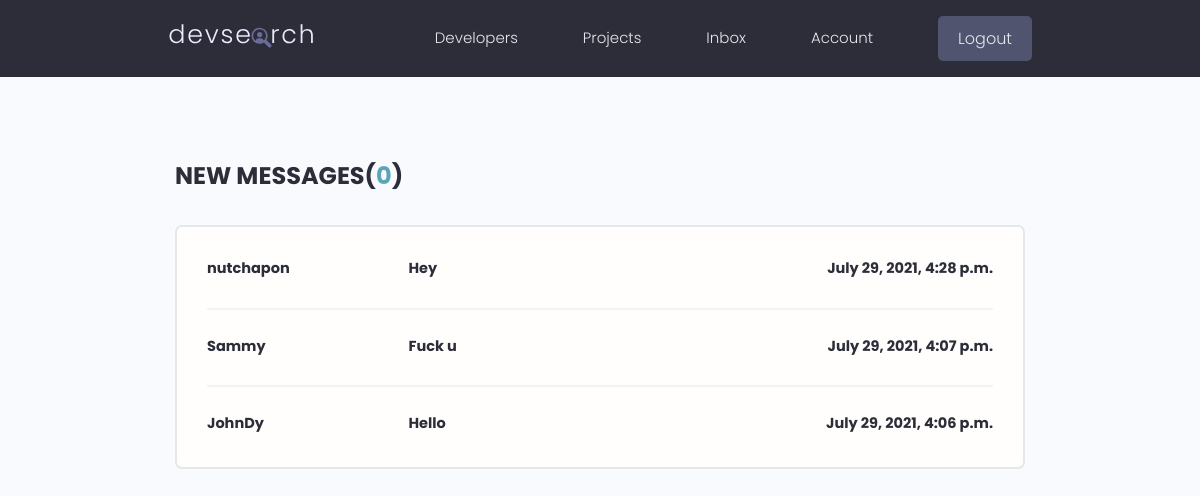
Screenshot of /inbox/ (signed in) with the database file from the repository.
### users/models.py (models this page shows, shortened)
class Message(models.Model):
    sender = models.ForeignKey(Profile, on_delete=models.SET_NULL, null=True, blank=True)
    recipient = models.ForeignKey(Profile, on_delete=models.SET_NULL, null=True, blank=True, related_name='messages')
    name = models.CharField(max_length=200, null=True, blank=True)
    email = models.EmailField(max_length=200, null=True, blank=True)
    subject = models.CharField(max_length=200, null=True, blank=True)
    body = models.TextField()
    is_read = models.BooleanField(default=False, null=True, blank=True)
    created = models.DateTimeField(auto_now_add=True)
    id = models.UUIDField(
        default=uuid.uuid4,
        unique=True,
        primary_key=True,
        editable=False
    )
    class Meta:
        ordering = ['is_read', '-created']

### users/views.py (the view)
# urls.py: path('inbox/', views.inbox, name='inbox'),
@login_required(login_url='login')
def inbox(request):
    profile = request.user.profile
    message_requests = profile.messages.all()
    unread_count = message_requests.filter(is_read=False).count()
    context = {
        'message_requests': message_requests,
        'unread_count': unread_count,
    }
    return render(request, 'users/inbox.html', context)

### users/templates/users/inbox.html
{% extends 'main.html' %} {% block content %}
<main class="inbox my-xl">
    <div class="content-box">
        <h3 class="inbox__title">
            New Messages(<span>{{ unread_count }}</span>)
        </h3>
        <ul class="messages">
            {% for message in message_requests %}
            <li class="message message--unread">
                <a href="{% url 'message' message.id %}">
                    <span class="message__author">{{ message.name }}</span>
                    <span class="message__subject">{{ message.subject }}</span>
                    <span class="message__date">{{ message.created }}</span>
                </a>
            </li>
            {% endfor %}
        </ul>
    </div>
</main>
{% endblock content %}

### static/styles/app.css (style rules this page uses)
:root { --color-sub: #2d2d39; }
.content-box { width: 95%; max-width: 85rem; margin: 0 auto; }
.inbox { height: 90vh; }
.inbox__title, .inbox__title span { font-size: 2.4rem; font-weight: 700; color: var(--color-sub); text-transform: uppercase; text-align: left; margin-bottom: 3rem; }
.inbox__title span { color: var(--color-main); }
.messages { list-style: none; background: var(--color-white); padding: 0.5rem 3rem; border: 2px solid var(--color-light); border-radius: 0.7rem; }
.message { padding: 2.5rem 0; }
.message > a span { font-size: 1.45rem; font-weight: 500; }
.message.message--unread a span { font-weight: 700; color: var(--color-sub); }
.message:not(:last-child) { border-bottom: 2px solid var(--color-white-light); }
.message > a { display: flex; gap: 1rem; }
.message__author, .message__date { flex-basis: 25%; }
.message__subject { flex-basis: 50%; }
.message__date { text-align: right; }

### static/uikit/styles/modules/_variables.css (style rules this page uses)
:root { --color-main: #5aa5b9; --color-main-light: #e6faff; --color-sub: #3f4156; --color-sub-light: #51546e; --color-sub-lighter: #ededfd; --color-text: #737373; --color-gray: #8b8b8b; --color-light: #e5e7eb; --color-light-gray: #767676; --color-bg: #f8fafd; --color-white: #fffefd; --color-white-light: #f3f3f3; --color-success: #359e64; --color-success-bg: #def8e8; --color-error: #fc4b0b; --color-error-bg: #fff2ee; --font-base: 'Poppins', arial, helvetica, 'Segoe UI', roboto, ubuntu, sans-serif; --font-monospace: 'Fira Code', 'Courier New', courier, monospace; --font-regular: 300; --font-medium: 500; --font-bold: 700; --generic-shadow: 1px 1px 5px #00000010; --generic-transition: all 0.3s ease-in-out; }

### static/uikit/styles/modules/_base.css (style rules this page uses)
* { margin: 0; padding: 0; box-sizing: border-box; text-rendering: optimizeLegibility; color: inherit; font-size: inherit; }
html { font-size: 50%; }
@media only screen and (min-width: 480px) { html { font-size: 56.25%; } }
@media only screen and (min-width: 1200px) { html { font-size: 62.5%; } }
body { line-height: 1.6; font-weight: 400; font-size: 1.5rem; color: var(--color-text); background-color: var(--color-bg); min-height: 100vh; }

### static/uikit/styles/modules/_typography.css (style rules this page uses)
* { font-family: var(--font-base); }
h3 { font-size: 3.2rem; font-weight: var(--font-medium); }
p, span, strong { font-size: 1.6rem; color: var(--color-text); font-weight: var(--font-regular); }
a { padding-bottom: 2px; text-decoration: none; display: inline-block; color: var(--color-main); font-weight: var(--font-medium); }

### static/uikit/styles/modules/_utilities.css (style rules this page uses)
.my-xl { margin: 8rem auto; }

### rows the page displays
Message: name "nutchapon", subject "Hey", created "July 29, 2021, 4:28 p.m."
Message: name "Sammy", subject "Fuck u", created "July 29, 2021, 4:07 p.m."
Message: name "JohnDy", subject "Hello", created "July 29, 2021, 4:06 p.m."

### other values shown
{{ unread_count }} "0"
